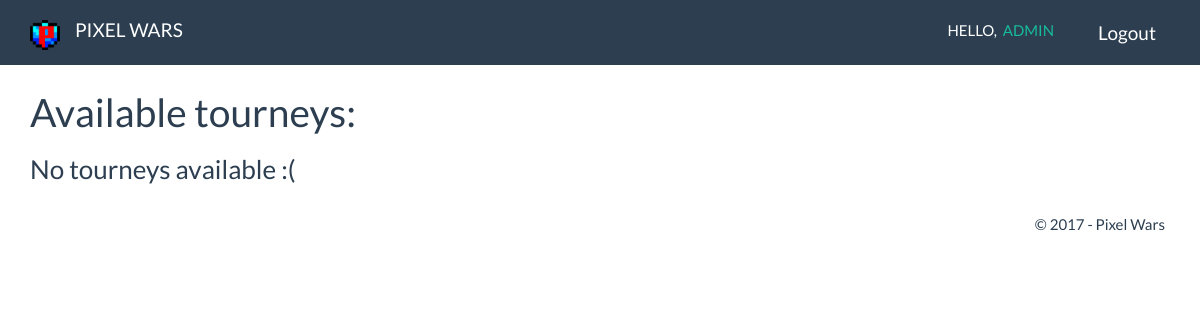
The page /pixelwars/tourney/ (signed in) on the database as committed earlier.
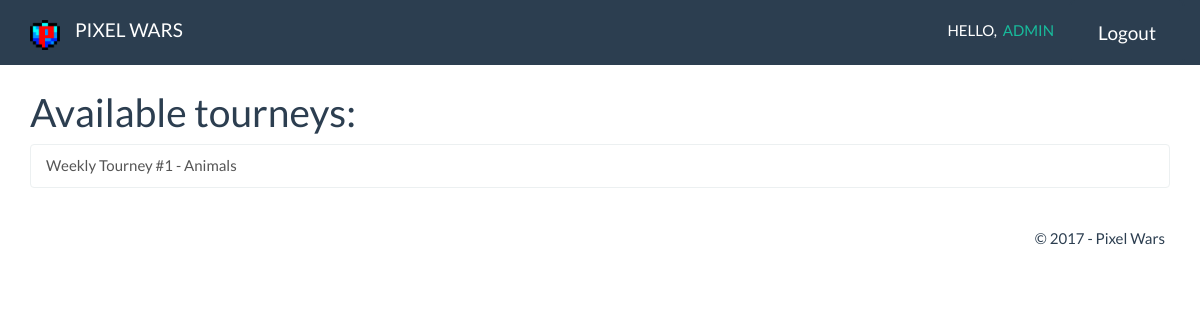
The same page on the database as committed later.
### pixelwars/models.py (models this page shows)
class Tourney(models.Model):
    theme = models.CharField(max_length=250, null=True)
    drawing1 = models.ImageField(null=True, blank=True, upload_to="gallery/", )
    drawing2 = models.ImageField(null=True, blank=True, upload_to="gallery/")
    drawing3 = models.ImageField(null=True, blank=True, upload_to="gallery/")
    drawing4 = models.ImageField(null=True, blank=True, upload_to="gallery/")
    player1 = models.ForeignKey(Player, null=True, blank=True, related_name="tourneyplayer1")
    player2 = models.ForeignKey(Player, null=True, blank=True, related_name="tourneyplayer2")
    player3 = models.ForeignKey(Player, null=True, blank=True, related_name="tourneyplayer3")
    player4 = models.ForeignKey(Player, null=True, blank=True, related_name="tourneyplayer4")
    player5 = models.ForeignKey(Player, null=True, blank=True, related_name="tourneyplayer5")
    player6 = models.ForeignKey(Player, null=True, blank=True, related_name="tourneyplayer6")
    player7 = models.ForeignKey(Player, null=True, blank=True, related_name="tourneyplayer7")
    def __str__(self):
        return self.theme

### pixelwars/views.py (the view)
# urls.py: url(r'tourney/$', views.tourney, name="tourney"),
def tourney(request):
    return render(request, 'pixelwars/tourney/index.html', {'tourneys': Tourney.objects.all()})

### pixelwars/templates/pixelwars/tourney/index.html
{% extends 'pixelwars/base.html' %}
{% block main %}
    <div class="container">
        <h1>Available tourneys:</h1>
        {% if tourneys %}
            <div class="list-group">
                {% for tourney in tourneys %}
                    <a class="list-group-item" href="{% url 'pixelwars:readtourney' tourney.id %}">{{ tourney }}</a>
                {% endfor %}
            </div>
        {% else %}
            <h3>No tourneys available :(</h3>
        {% endif %}
    </div>
{% endblock %}

Rows that differ between the two databases and show on the page:
added Tourney: theme "Weekly Tourney #1 - Animals"
Other text that changed with them:
text no longer shown: "No tourneys available :("
